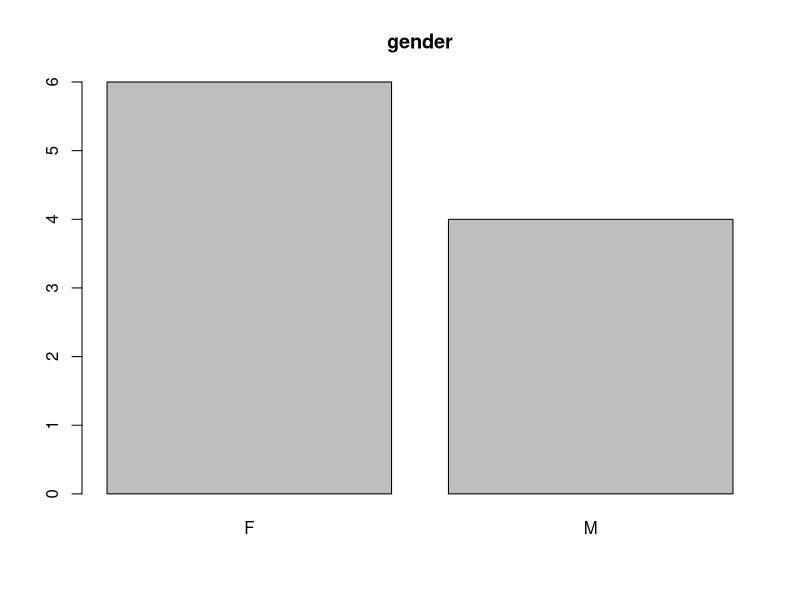
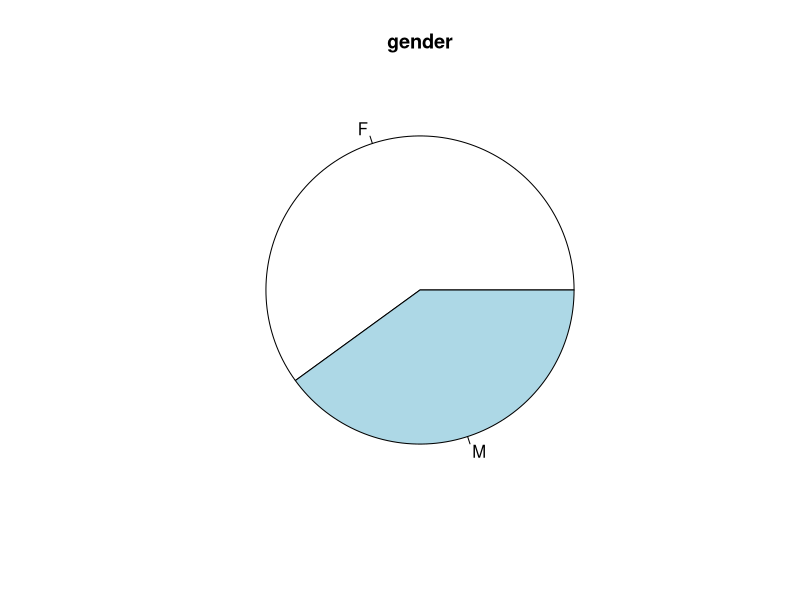
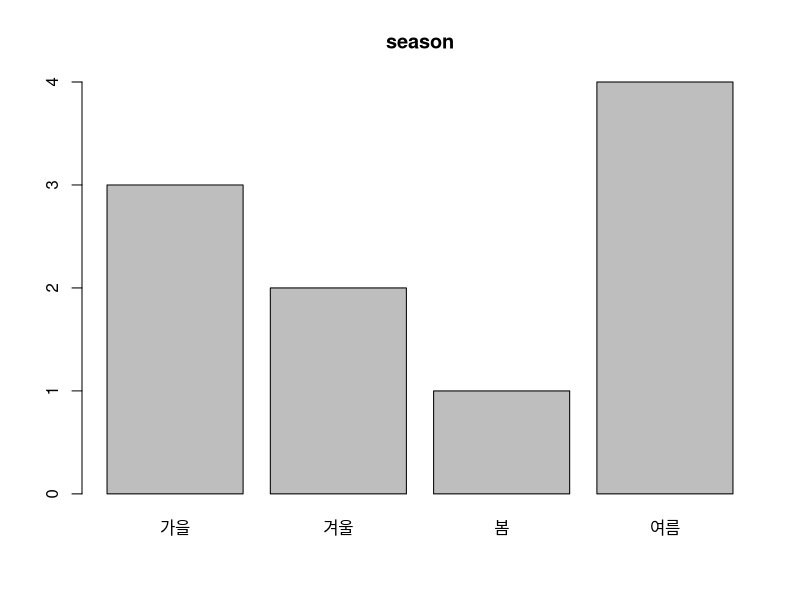
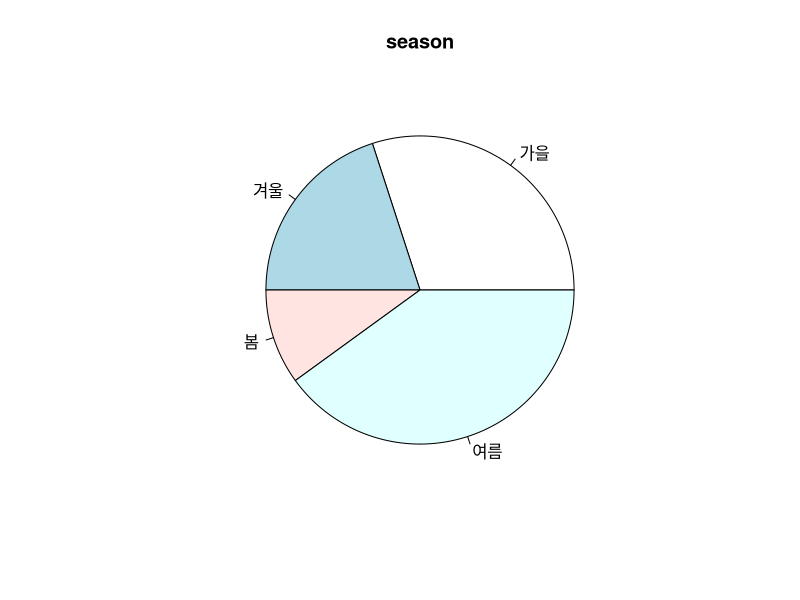
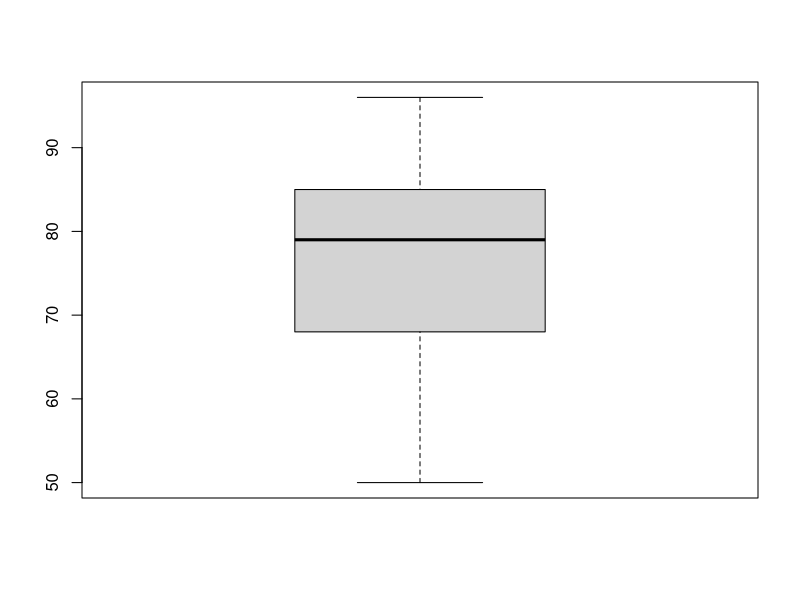
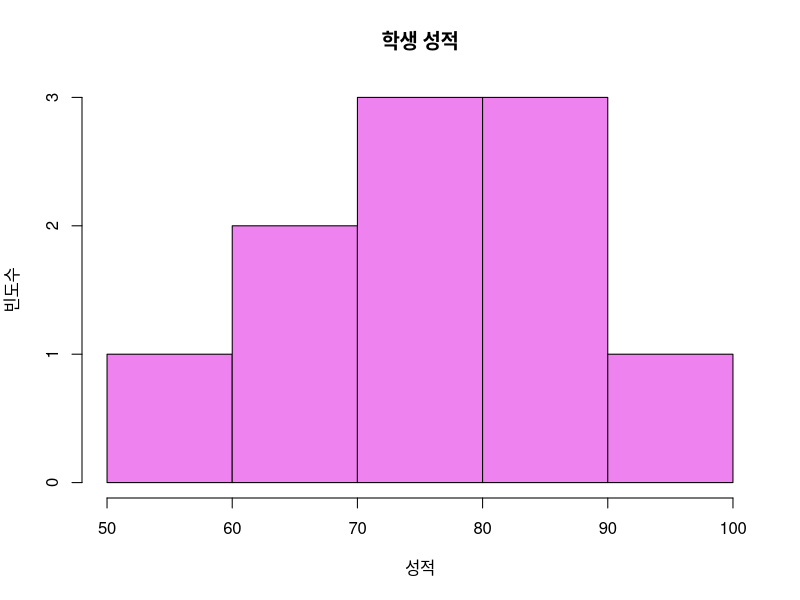
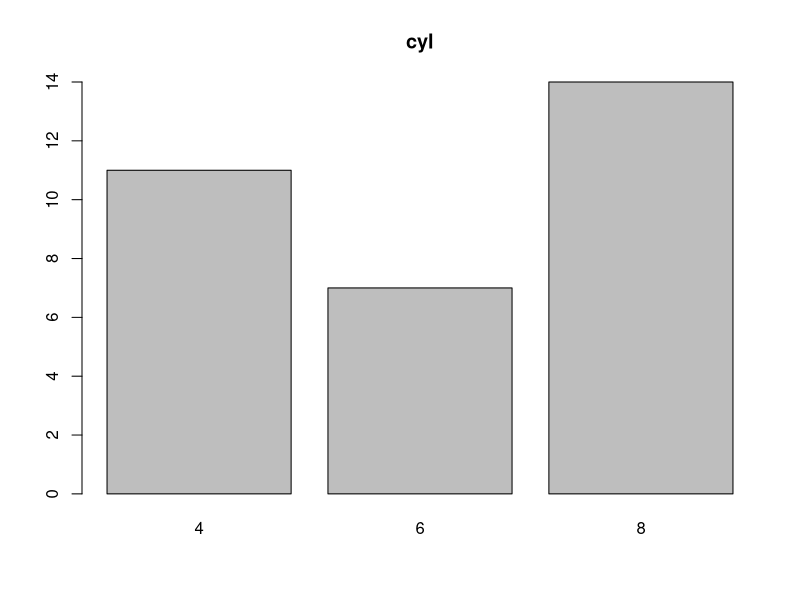
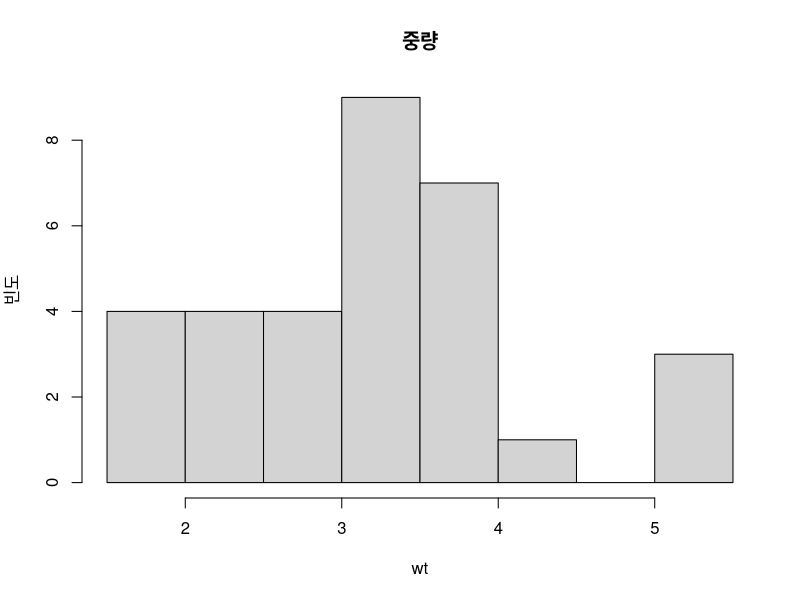

Here is the R script that generated these plots, in order:
# * 실습 결과를 R Script file로 제출
# * R Script file 이름은 "영문본인이름_제출일날짜.R" 부여하여 제출
# * R Script file의 처음에 주석으로 본인 이름과 작성일/제출일 기록

#강승웅/2019.12.03 

# 문1) 
# 어떤 학급의 성별이 다음과 같을 때 주어진 문제를 해결하기 위한 R 코드를 작성하시오.
# 
# F F F M M F F F M M
# 
# 1. 위의 자료를 gender 벡터에 저장하시오.
gender <- c('F', 'F', 'F', 'M', 'M', 'F', 'F', 'F', 'M', 'M')
gender

# 2. gender에 있는 값들에 대해 도수분포표를 작성하여 출력하시오.
gen1<- table(gender)
gen1

# 3. gender에 있는 값들에 대해 막대그래프를 작성하여 출력하시오.
barplot(gen1,main = 'gender')

# 4. gender에 있는 값들에 대해 원그래프를 작성하여 출력하시오.
pie(gen1, main=  'gender')
# 
# 문2)
# 좋아하는 계절에 대한 조사 결과가 다음과 같을 때 주어진 문제를 해결하기 위한 R 코드를 작성하시오.
# 
# 여름 겨울 봄 가을 여름 가을 겨울 여름 여름 가을
# 
# 1. 위의 자료를 season 벡터에 저장하시오.
season <- c('여름', '겨울', '봄', '가을', '여름', '가을', '겨울', '여름', '여름', '가을')
season

# 2. season에 있는 값들에 대해 도수분포표를 작성하여 출력하시오.
se1 <- table(season)
se1
# 3. season에 있는 값들에 대해 막대그래프를 작성하여 출력하시오.
barplot(se1,main = 'season')

# 4. season에 있는 값들에 대해 원그래프를 작성하여 출력하시오.
pie(se1, main=  'season')

# 문3)
# 학생 A의 과목별 성적이 다음과 같을 때 각 문제를 해결하기 위한 R 코드를 작성하시오.
# 
# KOR ENG ATH HIST SOC MUSIC BIO EARTH PHY ART
# 90 	85 	73 	80 	 85  65    78  50    68  96
# 
# 1. 위 데이터를 score 벡터에 저장하시오(과목명은 데이터 이름으로 저장).
score <- c(90, 85, 73, 80, 85, 65, 78, 50, 68, 96)
names(score) <- c('KOR', 'ENG', 'ATH', 'HIST', 'SOC', 'MUSIC', 'BIO', 'EARTH', 'PHY', 'ART')
score

# 2. score 벡터의 내용을 출력하시오.
score

# 3. 전체 성적의 평균과 중앙값을 각각 구하시오.
mean(score)
median(score)

# 4. 전체 성적의 표준편차를 출력하시오.
var(score)

# 5. 가장 성적이 높은 과목의 이름을 출력하시오.
which.max(score)

# 6. 성적에 대한 상자그림을 작성하고, 이상치에 해당하는 과목이 있으면 출력하시오.
boxplot(score)
boxplot.stats(score)$out

# 7. 다음 조건을 만족하는 위 성적에 대한 히스토그램을 작성하시오.
# (그래프 제목: 학생 성적, 막대의 색: 보라색)
hist(score, main ='학생 성적', 
     xlab='성적', ylab='빈도수',col='violet')
# 
# 문4)
# R에서 제공하는 mtcars 데이터셋에 대해 다음 문제를 해결하기 위한 R코드를 작성하시오.
class(mtcars)
head(mtcars)
# 
# 1. 중량(wt)의 평균값, 중앙값, 절사평균값(절사범위: 15%), 표준편차를 각각 구하시오.
mean(mtcars$wt)
median(mtcars$wt)
mean(mtcars$wt, trim=0.15)
sd(mtcars$wt)

# 2. 중량(wt)에 대해 summary( ) 함수의 적용 결과를 출력하시오.
summary(mtcars$wt)

# 3. 실린더수(cyl)에 대해 도수분포표를 출력하시오.
cyl1<- table(mtcars$cyl)
cyl1

# 4. 앞에서 구한 도수분포표를 막대그래프로 출력하시오.
barplot(cyl1,main = 'cyl')

# 5. 중량(wt)의 히스토그램을 출력하시오.
hist(mtcars$wt,main = "중량",xlab = 'wt',ylab ='빈도' )

# 6. 중량(wt)에 대해 상자그림을 출력하시오.(단, 상자그림으로부터 관찰할 수 있는정보를 함께 출력하시오.)
A<- boxplot(mtcars$wt,xlab='중량',ylab='범위')
text(rep(1,NROW(A$out)),A$out,labels = A$out, pos = c(1,3))   #그래프에 이상치를 넣어봄 
boxplot.stats(mtcars$wt)

# 7. 배기량(disp)에 대한 상자그림을 출력하시오.(단, 상자그림으로부터 관찰할 수 있는 정보를 함께 출력하시오.)
boxplot(mtcars$disp,xlab='배기량',ylab='범위')
boxplot.stats(mtcars$disp)

# 8. 기어수(gear)를 그룹 정보로 하여 연비(mpg) 자료에 대해 상자그림을 작성작성하고,
# 각 그룹의 상자그림을 비교하여 관찰할 수 있는 것이 무엇인지 나타내시오.
boxplot(mtcars$mpg~mtcars$gear,
        main='기어별 연비')


#결론: 기어별로 연비가 4단이 가장 효율적이며 다음은 5단,3단 순으로 효율이 좋다.
#3단은 연비 범위가 좁고 2사분위와 3사분위가 좁게 형성 되어있어 값의 연관성이 높고,
#5단의 경우 상자의 범위가 넓어서 대표성이 떨어지긴 하지만 대체로 4단보다 연비가 낮아지는걸 볼 수 있다.
#(5단, 4단의 2사분위 3분위를 비교하여 알 수 있음, 중앙값의 비교도 3단<5단<4단)